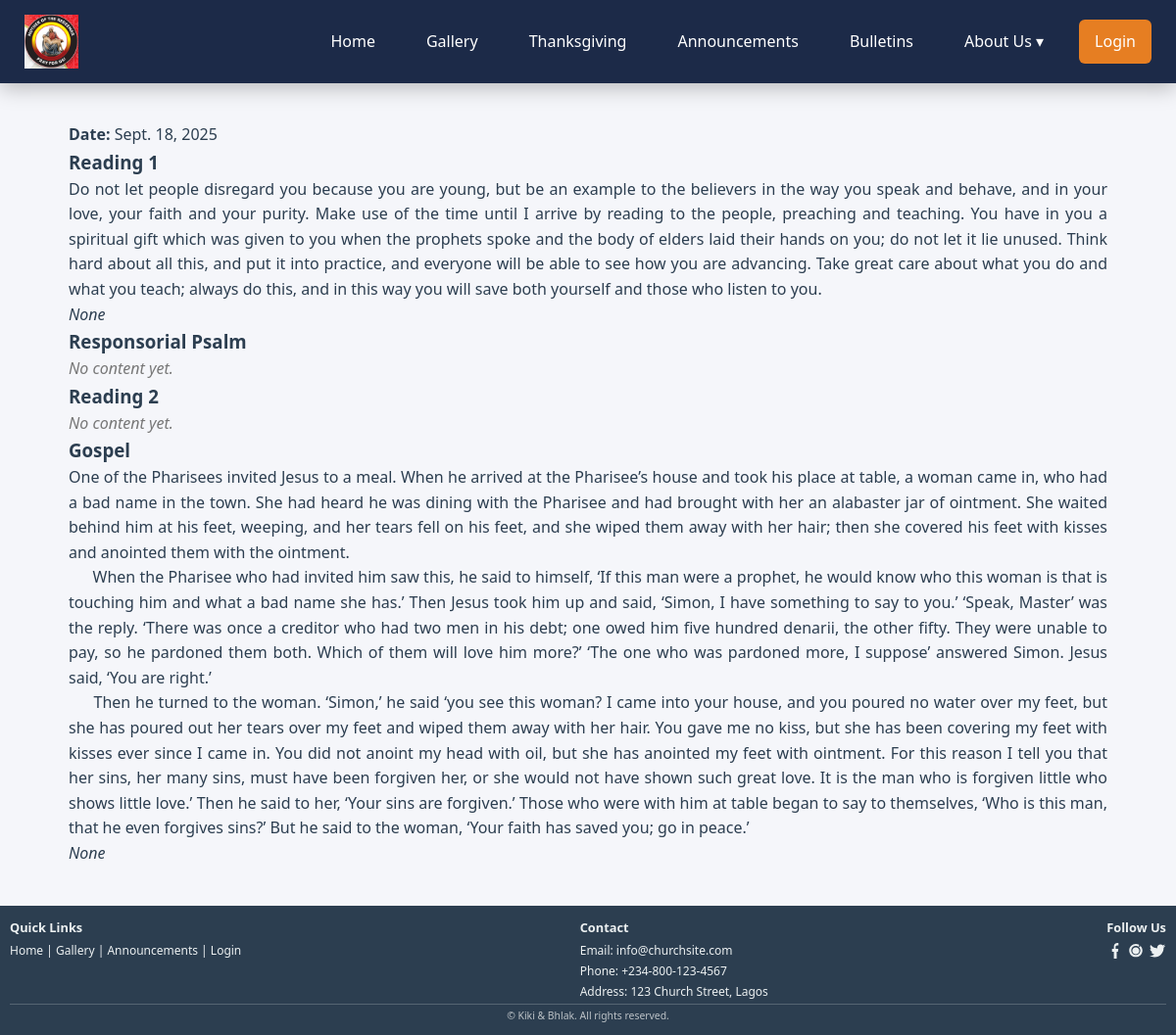
Page /bulletins/2/ on the earlier database version.
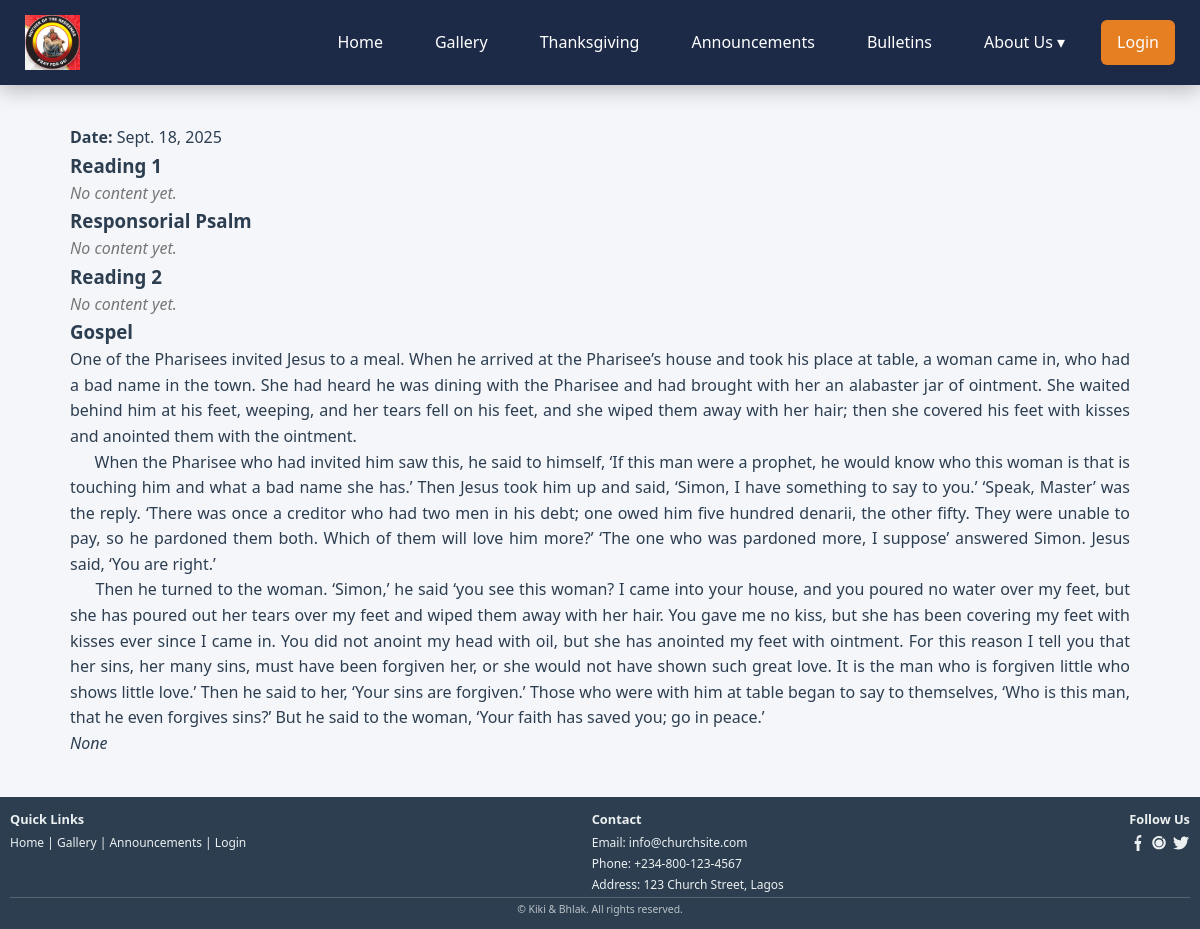
Same page on the later database version.
### gallery/models.py (models this page shows, shortened)
class Bulletin(models.Model):
    date = models.DateField(unique=True)
    title = models.CharField(max_length=200, blank=True)
    reading_1 = models.TextField(blank=True, null=True)
    reading_1_citation = models.CharField(max_length=200, blank=True, null=True)
    responsorial_psalm = models.TextField(blank=True, null=True)
    psalm_refrain = models.CharField(max_length=300, blank=True, null=True)
    psalm_citation = models.CharField(max_length=200, blank=True, null=True)
    reading_2 = models.TextField(blank=True, null=True)
    reading_2_citation = models.CharField(max_length=200, blank=True, null=True)
    gospel = models.TextField(blank=True, null=True)
    gospel_citation = models.CharField(max_length=200, blank=True, null=True)
    reading_1_optional = models.TextField(blank=True, null=True)
    reading_1_optional_citation = models.CharField(max_length=200, blank=True, null=True)
    psalm_optional = models.TextField(blank=True, null=True)
    psalm_optional_refrain = models.CharField(max_length=300, blank=True, null=True)
    psalm_optional_citation = models.CharField(max_length=200, blank=True, null=True)
    reading_2_optional = models.TextField(blank=True, null=True)
    reading_2_optional_citation = models.CharField(max_length=200, blank=True, null=True)
    gospel_optional = models.TextField(blank=True, null=True)
    gospel_optional_citation = models.CharField(max_length=200, blank=True, null=True)
    day_title = models.CharField(max_length=200, blank=True, null=True)
    season = models.CharField(max_length=200, blank=True, null=True)
    memorial = models.CharField(max_length=200, blank=True, null=True)
    created_at = models.DateTimeField(auto_now_add=True)

### gallery/views.py (the view)
# urls.py: path("bulletins/<int:pk>/", views.bulletin_detail, name="bulletin_detail"),
def bulletin_detail(request, pk):
    bulletin = get_object_or_404(Bulletin, pk=pk)
    return render(request, "bulletin_detail.html", {"bulletin": bulletin})

### templates/bulletin_detail.html (shortened to what this page needs)
{% extends "base.html" %}
{% block content %}
<div class="bulletin-detail">
    <p><strong>Date:</strong> {{ bulletin.date }}</p>
    <h3>Reading 1</h3>
    <div id="reading_1_section">
        {% if bulletin.reading_1 %}
            <div id="reading_1_text">{{ bulletin.reading_1|safe }}</div>
            <p class="citation"><em>{{ bulletin.reading_1_citation }}</em></p>
        {% else %}
            <p id="reading_1_text" class="empty">No content yet.</p>
        {% endif %}
    </div>
    <h3>Responsorial Psalm</h3>
    <div id="responsorial_psalm_section">
        {% if bulletin.responsorial_psalm %}
            <div id="responsorial_psalm_text">{{ bulletin.responsorial_psalm|safe }}</div>
            {% if bulletin.psalm_refrain %}
                <p><strong>Refrain:</strong> {{ bulletin.psalm_refrain }}</p>
            {% endif %}
            <p class="citation"><em>{{ bulletin.psalm_citation }}</em></p>
            {%if user.is_staff %}
                <div class="bulletin-actions">
                    <button class="delete-btn" data-field="responsorial_psalm" data-id="{{ bulletin.id }}">Delete</button>
                    <button class="refetch-btn" data-field="responsorial_psalm" data-id="{{ bulletin.id }}">Refetch</button>
                </div>
            {% endif %}
        {% else %}
            <p id="responsorial_psalm_text" class="empty">No content yet.</p>
        {% endif %}
    </div>
    <h3>Reading 2</h3>
    <div id="reading_2_section">
        {% if bulletin.reading_2 %}
            <div id="reading_2_text">{{ bulletin.reading_2|safe }}</div>
            <p class="citation"><em>{{ bulletin.reading_2_citation }}</em></p>
            {%if user.is_staff %}
                <div class="bulletin-actions">
                    <button class="delete-btn" data-field="reading_2" data-id="{{ bulletin.id }}">Delete</button>
                    <button class="refetch-btn" data-field="reading_2" data-id="{{ bulletin.id }}">Refetch</button>
                </div>
            {% endif %}
        {% else %}
            <p id="reading_2_text" class="empty">No content yet.</p>
        {% endif %}
    </div>
    <h3>Gospel</h3>
    <div id="gospel_section">
        {% if bulletin.gospel %}
            <div id="gospel_text">{{ bulletin.gospel|safe }}</div>
            <p class="citation"><em>{{ bulletin.gospel_citation }}</em></p>
        {% endif %}
    </div>
</div>
{% endblock %}

Differences in the rows shown:
changed Bulletin "None": reading_1 "Do not let people disregard you because you are young, but be an example to the believers in the way you speak and behave, and in your love, your faith and your purity. Make use of the time until I arrive by reading to the people, preaching and teaching. You have in you a spiritual gift which was given to you when the prophets spoke and the body of elders laid their hands on you; do not let it lie unused. Think hard about all this, and put it into practice, and everyone will be able to see how you are advancing. Take great care about what you do and what you teach; always do this, and in this way you will save both yourself and those who listen to you." → (not shown); reading_1_citation "None" → (not shown)
Other differences:
text now shown: "No content yet."
